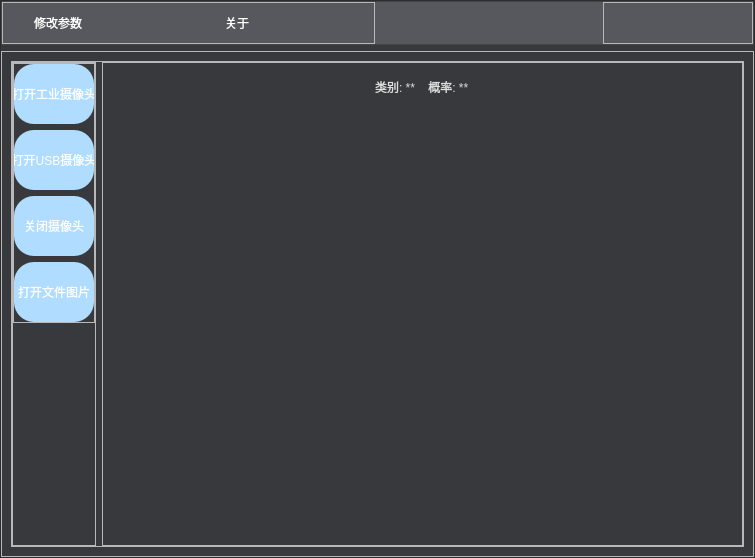
<?xml version="1.0" encoding="UTF-8"?>
<ui version="4.0">
 <class>MainWindow</class>
 <widget class="QMainWindow" name="MainWindow">
  <property name="geometry">
   <rect>
    <x>0</x>
    <y>0</y>
    <width>755</width>
    <height>558</height>
   </rect>
  </property>
  <property name="windowTitle">
   <string>智屏微翻肛鉴别系统</string>
  </property>
  <property name="windowIcon">
   <iconset>
    <normaloff>C:/Users/dell/Pictures/Saved Pictures/图标 (2).jpg</normaloff>C:/Users/dell/Pictures/Saved Pictures/图标 (2).jpg</iconset>
  </property>
  <property name="styleSheet">
   <string notr="true">QPushButton{
	font: 8pt &quot;楷体&quot;;
}
</string>
  </property>
  <widget class="QWidget" name="centralwidget">
   <layout class="QHBoxLayout" name="horizontalLayout">
    <property name="leftMargin">
     <number>0</number>
    </property>
    <property name="topMargin">
     <number>0</number>
    </property>
    <property name="rightMargin">
     <number>0</number>
    </property>
    <property name="bottomMargin">
     <number>0</number>
    </property>
    <item>
     <widget class="QFrame" name="frame">
      <property name="styleSheet">
       <string notr="true">#frame{
	background-color: rgb(56, 57, 60);
	
}</string>
      </property>
      <property name="frameShape">
       <enum>QFrame::StyledPanel</enum>
      </property>
      <property name="frameShadow">
       <enum>QFrame::Raised</enum>
      </property>
      <layout class="QVBoxLayout" name="verticalLayout" stretch="1,12">
       <property name="leftMargin">
        <number>0</number>
       </property>
       <property name="topMargin">
        <number>0</number>
       </property>
       <property name="rightMargin">
        <number>0</number>
       </property>
       <property name="bottomMargin">
        <number>0</number>
       </property>
       <item>
        <widget class="QFrame" name="frame_2">
         <property name="styleSheet">
          <string notr="true">#frame_2{
	background-color: rgb(86, 88, 93);
	
}</string>
         </property>
         <property name="frameShape">
          <enum>QFrame::StyledPanel</enum>
         </property>
         <property name="frameShadow">
          <enum>QFrame::Raised</enum>
         </property>
         <layout class="QHBoxLayout" name="horizontalLayout_3">
          <property name="spacing">
           <number>6</number>
          </property>
          <property name="leftMargin">
           <number>0</number>
          </property>
          <property name="topMargin">
           <number>0</number>
          </property>
          <property name="rightMargin">
           <number>0</number>
          </property>
          <property name="bottomMargin">
           <number>0</number>
          </property>
          <item>
           <widget class="QFrame" name="frame_9">
            <property name="styleSheet">
             <string notr="true">QPushButton{
	
	background-color:qlineargradient(spread:pad,x1:0,y1:0,x2:1, y2:1, stop:0
rgba(102,133,156,255), stop:1 rgba(117,255,201,255));
	border-radius:15px;
	font: 8pt &quot;幼圆&quot;;
	color: rgb(255, 255, 255);
}</string>
            </property>
            <property name="frameShape">
             <enum>QFrame::StyledPanel</enum>
            </property>
            <property name="frameShadow">
             <enum>QFrame::Raised</enum>
            </property>
            <layout class="QHBoxLayout" name="horizontalLayout_6">
             <property name="leftMargin">
              <number>15</number>
             </property>
             <property name="topMargin">
              <number>5</number>
             </property>
             <property name="rightMargin">
              <number>5</number>
             </property>
             <property name="bottomMargin">
              <number>5</number>
             </property>
             <item alignment="Qt::AlignLeft">
              <widget class="QPushButton" name="bt_param">
               <property name="minimumSize">
                <size>
                 <width>80</width>
                 <height>30</height>
                </size>
               </property>
               <property name="maximumSize">
                <size>
                 <width>1000</width>
                 <height>1000</height>
                </size>
               </property>
               <property name="text">
                <string>修改参数</string>
               </property>
              </widget>
             </item>
             <item alignment="Qt::AlignLeft">
              <widget class="QPushButton" name="bt_version">
               <property name="minimumSize">
                <size>
                 <width>80</width>
                 <height>30</height>
                </size>
               </property>
               <property name="maximumSize">
                <size>
                 <width>1000</width>
                 <height>1000</height>
                </size>
               </property>
               <property name="text">
                <string>关于</string>
               </property>
              </widget>
             </item>
            </layout>
           </widget>
          </item>
          <item alignment="Qt::AlignRight">
           <widget class="QFrame" name="frame_4">
            <property name="minimumSize">
             <size>
              <width>0</width>
              <height>0</height>
             </size>
            </property>
            <property name="styleSheet">
             <string notr="true">QPushButton{
	border:none;
}
QPushButton{
	padding-bottom:5px;
}
</string>
            </property>
            <property name="frameShape">
             <enum>QFrame::StyledPanel</enum>
            </property>
            <property name="frameShadow">
             <enum>QFrame::Raised</enum>
            </property>
            <layout class="QHBoxLayout" name="horizontalLayout_2">
             <property name="leftMargin">
              <number>0</number>
             </property>
             <property name="topMargin">
              <number>0</number>
             </property>
             <property name="rightMargin">
              <number>40</number>
             </property>
             <property name="bottomMargin">
              <number>0</number>
             </property>
             <item>
              <widget class="QPushButton" name="bu_max">
               <property name="text">
                <string/>
               </property>
               <property name="icon">
                <iconset>
                 <normaloff>C:/Users/dell/Pictures/20200624-0/max.png</normaloff>C:/Users/dell/Pictures/20200624-0/max.png</iconset>
               </property>
               <property name="iconSize">
                <size>
                 <width>50</width>
                 <height>20</height>
                </size>
               </property>
              </widget>
             </item>
             <item>
              <widget class="QPushButton" name="bu_min">
               <property name="text">
                <string/>
               </property>
               <property name="icon">
                <iconset>
                 <normaloff>C:/Users/dell/Pictures/20200624-0/min.png</normaloff>C:/Users/dell/Pictures/20200624-0/min.png</iconset>
               </property>
               <property name="iconSize">
                <size>
                 <width>50</width>
                 <height>20</height>
                </size>
               </property>
              </widget>
             </item>
             <item>
              <widget class="QPushButton" name="bu_exit">
               <property name="text">
                <string/>
               </property>
               <property name="icon">
                <iconset>
                 <normaloff>C:/Users/dell/Pictures/20200624-0/back.png</normaloff>C:/Users/dell/Pictures/20200624-0/back.png</iconset>
               </property>
               <property name="iconSize">
                <size>
                 <width>50</width>
                 <height>20</height>
                </size>
               </property>
              </widget>
             </item>
            </layout>
           </widget>
          </item>
         </layout>
        </widget>
       </item>
       <item>
        <widget class="QFrame" name="frame_3">
         <property name="frameShape">
          <enum>QFrame::StyledPanel</enum>
         </property>
         <property name="frameShadow">
          <enum>QFrame::Raised</enum>
         </property>
         <layout class="QHBoxLayout" name="horizontalLayout_4" stretch="0">
          <item>
           <widget class="QFrame" name="frame_5">
            <property name="frameShape">
             <enum>QFrame::StyledPanel</enum>
            </property>
            <property name="frameShadow">
             <enum>QFrame::Raised</enum>
            </property>
            <layout class="QHBoxLayout" name="horizontalLayout_5" stretch="1,8">
             <property name="leftMargin">
              <number>0</number>
             </property>
             <property name="topMargin">
              <number>0</number>
             </property>
             <property name="rightMargin">
              <number>0</number>
             </property>
             <property name="bottomMargin">
              <number>0</number>
             </property>
             <item>
              <widget class="QFrame" name="frame_6">
               <property name="styleSheet">
                <string notr="true">QPushButton{
	background-color: rgb(176, 221, 255);
	border-radius:15px;
	font: 12pt &quot;幼圆&quot;;
}
</string>
               </property>
               <property name="frameShape">
                <enum>QFrame::StyledPanel</enum>
               </property>
               <property name="frameShadow">
                <enum>QFrame::Raised</enum>
               </property>
               <layout class="QVBoxLayout" name="verticalLayout_3">
                <property name="leftMargin">
                 <number>0</number>
                </property>
                <property name="topMargin">
                 <number>0</number>
                </property>
                <property name="rightMargin">
                 <number>0</number>
                </property>
                <property name="bottomMargin">
                 <number>0</number>
                </property>
                <item alignment="Qt::AlignTop">
                 <widget class="QFrame" name="frame_8">
                  <property name="styleSheet">
                   <string notr="true">QPushButton{
	background-color:qlineargradient(spread:pad,x1:0,y1:0,x2:1, y2:1, stop:0
rgba(102,133,156,255), stop:1 rgba(117,255,201,255));
	border-radius:20px;
	font: 8pt &quot;幼圆&quot;;
	color: rgb(255, 255, 255);
}
</string>
                  </property>
                  <property name="frameShape">
                   <enum>QFrame::StyledPanel</enum>
                  </property>
                  <property name="frameShadow">
                   <enum>QFrame::Raised</enum>
                  </property>
                  <layout class="QVBoxLayout" name="verticalLayout_4">
                   <property name="leftMargin">
                    <number>0</number>
                   </property>
                   <property name="topMargin">
                    <number>0</number>
                   </property>
                   <property name="rightMargin">
                    <number>0</number>
                   </property>
                   <property name="bottomMargin">
                    <number>0</number>
                   </property>
                   <item>
                    <widget class="QPushButton" name="bt_openHK">
                     <property name="sizePolicy">
                      <sizepolicy hsizetype="Minimum" vsizetype="Expanding">
                       <horstretch>0</horstretch>
                       <verstretch>0</verstretch>
                      </sizepolicy>
                     </property>
                     <property name="minimumSize">
                      <size>
                       <width>80</width>
                       <height>60</height>
                      </size>
                     </property>
                     <property name="text">
                      <string>打开工业摄像头</string>
                     </property>
                    </widget>
                   </item>
                   <item>
                    <widget class="QPushButton" name="bt_openUSB">
                     <property name="sizePolicy">
                      <sizepolicy hsizetype="Minimum" vsizetype="Expanding">
                       <horstretch>0</horstretch>
                       <verstretch>0</verstretch>
                      </sizepolicy>
                     </property>
                     <property name="minimumSize">
                      <size>
                       <width>80</width>
                       <height>60</height>
                      </size>
                     </property>
                     <property name="text">
                      <string>打开USB摄像头</string>
                     </property>
                    </widget>
                   </item>
                   <item>
                    <widget class="QPushButton" name="bt_close">
                     <property name="sizePolicy">
                      <sizepolicy hsizetype="Minimum" vsizetype="Expanding">
                       <horstretch>0</horstretch>
                       <verstretch>0</verstretch>
                      </sizepolicy>
                     </property>
                     <property name="minimumSize">
                      <size>
                       <width>80</width>
                       <height>60</height>
                      </size>
                     </property>
                     <property name="text">
                      <string>关闭摄像头</string>
                     </property>
                    </widget>
                   </item>
                   <item>
                    <widget class="QPushButton" name="bt_close_usb">
                     <property name="sizePolicy">
                      <sizepolicy hsizetype="Minimum" vsizetype="Expanding">
                       <horstretch>0</horstretch>
                       <verstretch>0</verstretch>
                      </sizepolicy>
                     </property>
                     <property name="minimumSize">
                      <size>
                       <width>80</width>
                       <height>60</height>
                      </size>
                     </property>
                     <property name="text">
                      <string>打开文件图片</string>
                     </property>
                    </widget>
                   </item>
                  </layout>
                 </widget>
                </item>
               </layout>
              </widget>
             </item>
             <item>
              <widget class="QFrame" name="frame_7">
               <property name="frameShape">
                <enum>QFrame::StyledPanel</enum>
               </property>
               <property name="frameShadow">
                <enum>QFrame::Raised</enum>
               </property>
               <layout class="QVBoxLayout" name="verticalLayout_2" stretch="1,9">
                <property name="leftMargin">
                 <number>0</number>
                </property>
                <property name="topMargin">
                 <number>0</number>
                </property>
                <property name="rightMargin">
                 <number>0</number>
                </property>
                <property name="bottomMargin">
                 <number>0</number>
                </property>
                <item alignment="Qt::AlignHCenter">
                 <widget class="QLabel" name="la_class">
                  <property name="styleSheet">
                   <string notr="true">color: rgb(220, 220, 220);
font: 18pt &quot;幼圆&quot;;</string>
                  </property>
                  <property name="text">
                   <string>类别: **    概率: **</string>
                  </property>
                 </widget>
                </item>
                <item>
                 <widget class="QLabel" name="la_img">
                  <property name="text">
                   <string/>
                  </property>
                 </widget>
                </item>
               </layout>
              </widget>
             </item>
            </layout>
           </widget>
          </item>
         </layout>
        </widget>
       </item>
      </layout>
     </widget>
    </item>
   </layout>
  </widget>
  <action name="actionxiugai">
   <property name="text">
    <string>修改参数</string>
   </property>
   <property name="font">
    <font>
     <family>楷体</family>
     <pointsize>10</pointsize>
    </font>
   </property>
  </action>
  <action name="actiondaixao">
   <property name="text">
    <string>镜头大小</string>
   </property>
   <property name="font">
    <font>
     <family>楷体</family>
     <pointsize>10</pointsize>
    </font>
   </property>
  </action>
  <action name="actionExit">
   <property name="icon">
    <iconset>
     <normaloff>C:/Users/dell/.designer/backup/icon/back.png</normaloff>C:/Users/dell/.designer/backup/icon/back.png</iconset>
   </property>
   <property name="text">
    <string>退出</string>
   </property>
   <property name="toolTip">
    <string>退出</string>
   </property>
  </action>
  <action name="actionversion">
   <property name="text">
    <string>版本号</string>
   </property>
   <property name="toolTip">
    <string>版本号</string>
   </property>
   <property name="font">
    <font>
     <family>楷体</family>
     <pointsize>12</pointsize>
    </font>
   </property>
  </action>
  <action name="actionExit_2">
   <property name="icon">
    <iconset>
     <normaloff>C:/Users/dell/.designer/backup/icon/back.png</normaloff>C:/Users/dell/.designer/backup/icon/back.png</iconset>
   </property>
   <property name="text">
    <string>退出</string>
   </property>
   <property name="toolTip">
    <string>退出</string>
   </property>
   <property name="font">
    <font>
     <family>楷体</family>
     <pointsize>12</pointsize>
    </font>
   </property>
  </action>
 </widget>
 <resources>
  <include location="C:/Users/dell/Pictures/res.qrc"/>
 </resources>
 <connections>
  <connection>
   <sender>bu_exit</sender>
   <signal>clicked()</signal>
   <receiver>MainWindow</receiver>
   <slot>close()</slot>
   <hints>
    <hint type="sourcelabel">
     <x>791</x>
     <y>36</y>
    </hint>
    <hint type="destinationlabel">
     <x>834</x>
     <y>10</y>
    </hint>
   </hints>
  </connection>
  <connection>
   <sender>bu_min</sender>
   <signal>clicked()</signal>
   <receiver>MainWindow</receiver>
   <slot>showMinimized()</slot>
   <hints>
    <hint type="sourcelabel">
     <x>731</x>
     <y>36</y>
    </hint>
    <hint type="destinationlabel">
     <x>834</x>
     <y>3</y>
    </hint>
   </hints>
  </connection>
  <connection>
   <sender>bu_max</sender>
   <signal>clicked()</signal>
   <receiver>MainWindow</receiver>
   <slot>showMaximized()</slot>
   <hints>
    <hint type="sourcelabel">
     <x>671</x>
     <y>36</y>
    </hint>
    <hint type="destinationlabel">
     <x>834</x>
     <y>3</y>
    </hint>
   </hints>
  </connection>
 </connections>
</ui>
